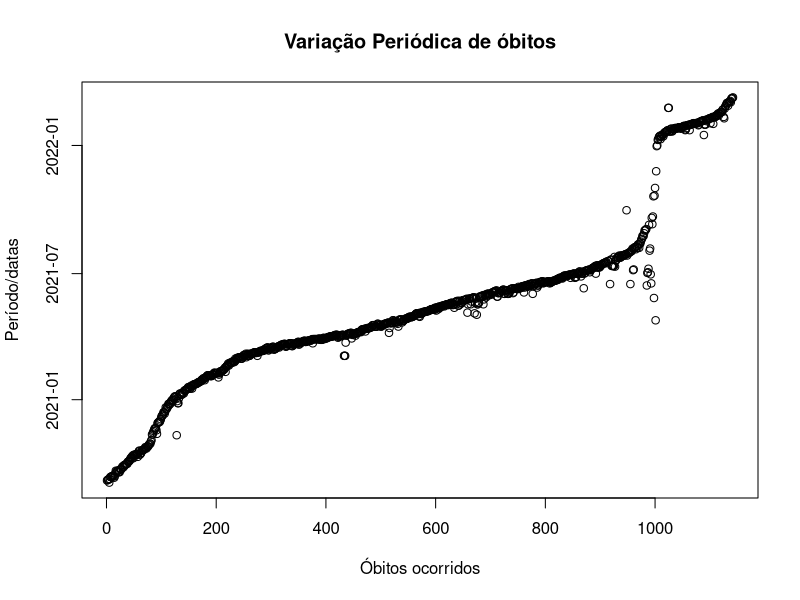

Reproduce this figure in R.
library(readxl)
df.mortes <- read_excel("./dados/covid_19_bauru_mortes.xlsx", 
                        col_types = c("date", "text", "numeric", "date","text","text", "date", "numeric"))

png(filename = "./graficos/variacao_periodica_obitos.png", width = 800, height = 600)
plot(df.mortes$data_obito, main = "Variação Periódica de óbitos", 
     xlab = "Óbitos ocorridos", ylab = "Período/datas")
dev.off()
